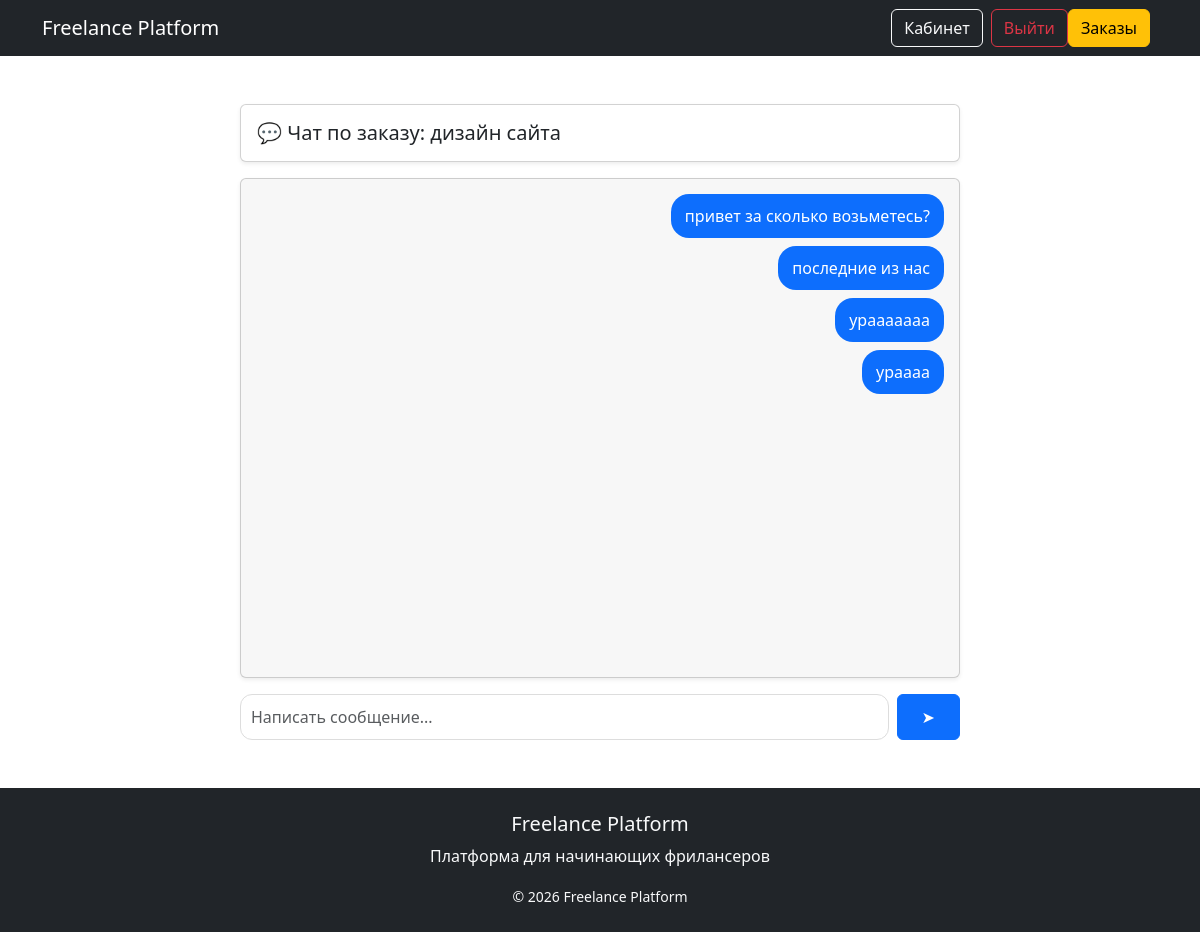
/orders/2/chat/ (signed in), run on the app's committed database.
### orders/models.py (models this page shows, shortened)
class Order(models.Model):
    client = models.ForeignKey(
        settings.AUTH_USER_MODEL,
        on_delete=models.CASCADE,
        related_name='orders'
    )
    title = models.CharField(max_length=255)
    description = models.TextField()
    budget = models.DecimalField(max_digits=10, decimal_places=2)
    deadline = models.DateField()
    created_at = models.DateTimeField(auto_now_add=True)
    STATUS_CHOICES = [
    ('open', 'Открыт'),
    ('in_progress', 'В работе'),
    ('completed', 'Завершён'),
    ]
    status = models.CharField(max_length=20, choices=STATUS_CHOICES, default='open')
    selected_freelancer = models.ForeignKey(
    settings.AUTH_USER_MODEL,
    null=True,
    blank=True,
    on_delete=models.SET_NULL,
    related_name='assigned_orders'
    )

class Message(models.Model):
    order = models.ForeignKey(Order, on_delete=models.CASCADE, related_name='messages')
    sender = models.ForeignKey(settings.AUTH_USER_MODEL, on_delete=models.CASCADE)
    text = models.TextField()
    created_at = models.DateTimeField(auto_now_add=True)

### orders/views.py (the view, shortened to what this page needs)
# urls.py: path('<int:order_id>/chat/', views.order_chat, name='order_chat'),
@login_required
def order_chat(request, order_id):
    order = get_object_or_404(Order, id=order_id)
    if request.user != order.client and request.user != order.selected_freelancer:
        return redirect('dashboard')
    messages = order.messages.all().order_by('created_at')
    return render(request, 'orders/chat.html', {
        'order': order,
        'messages': messages
    })

### orders/templates/orders/chat.html (shortened to what this page needs)
{% extends 'base.html' %}
{% block content %}
<div class="container mt-4">
    <div class="row justify-content-center">
        <div class="col-lg-8">
            <div class="card p-3 mb-3 shadow-sm">
                <h5 class="mb-0">
                    💬 Чат по заказу: {{ order.title }}
                </h5>
            </div>
            <div class="card shadow-sm mb-3"
                 style="height:500px; overflow-y:auto; padding:15px; background:#f7f7f7;">
                {% for msg in messages %}
                    {% if msg.sender == user %}
                        <div class="d-flex justify-content-end mb-2">
                            <div style="
                                background:#0d6efd;
                                color:white;
                                padding:10px 14px;
                                border-radius:18px;
                                max-width:70%;
                                word-wrap:break-word;
                            ">
                                {{ msg.text }}
                            </div>
                        </div>
                    {% endif %}
                {% empty %}
                    <p class="text-muted text-center mt-3">
                        Пока сообщений нет
                    </p>
                {% endfor %}
            </div>
            <form method="POST" class="d-flex gap-2">
                <input type="text"
                       name="text"
                       class="form-control"
                       placeholder="Написать сообщение..."
                       autocomplete="off">
                <button class="btn btn-primary px-4">
                    ➤
                </button>
            </form>
        </div>
    </div>
</div>
{% endblock %}

### templates/base.html (style rules this page uses)
input, select { border-radius: 12px !important; padding: 10px !important; border: 1px solid #ddd !important; }

### data on the page
Order: title "дизайн сайта"
Message: text "привет за сколько возьметесь?"
Message: text "последние из нас"
Message: text "урааааааа"
Message: text "ураааа"
